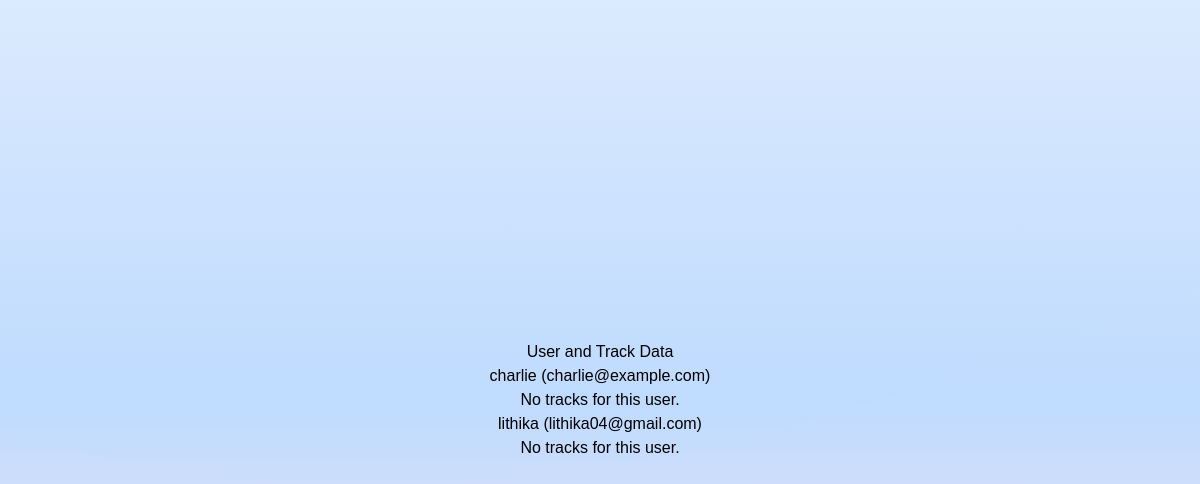
/dashboard/test-data, run on the app's committed database.
### app/models.py (models this page shows, shortened)
class User(UserMixin, db.Model):
    __tablename__ = "users"
    id: so.Mapped[int] = so.mapped_column(primary_key=True)
    username: so.Mapped[str] = so.mapped_column(sa.String(64), index=True, unique=True)
    email: so.Mapped[str] = so.mapped_column(sa.String(120), index=True, unique=True)
    password_hash: so.Mapped[Optional[str]] = so.mapped_column(sa.String(256))
    profile_pic: so.Mapped[Optional[str]] = so.mapped_column(sa.String(255), default='default_profile.jpg')
    name: so.Mapped[Optional[str]] = so.mapped_column(sa.String(100))
    gender: so.Mapped[Optional[str]] = so.mapped_column(sa.String(20))
    dob: so.Mapped[Optional[datetime.date]] = so.mapped_column(sa.Date)
    mobile: so.Mapped[Optional[str]] = so.mapped_column(sa.String(20))
    tracks: so.Mapped[List["Track"]] = so.relationship(back_populates='user', cascade="all, delete")
    playlists: so.Mapped[List["Playlist"]] = so.relationship(back_populates='owner', cascade="all, delete")
    shares_sent: so.Mapped[List["Share"]] = so.relationship(
        back_populates="owner",
        foreign_keys="Share.owner_id",
        cascade="all, delete"
    )
    shares_received: so.Mapped[List["Share"]] = so.relationship(
        back_populates="recipient",
        foreign_keys="Share.recipient_id",
        cascade="all, delete"
    )
    shares_visualised: so.Mapped[List["SharedVisualisation"]] = so.relationship(
        back_populates="sharer",
        foreign_keys="SharedVisualisation.shared_by_id",
        cascade="all, delete"
    )
    received_visualised: so.Mapped[List["SharedVisualisation"]] = so.relationship(
        back_populates="recipient",
        foreign_keys="SharedVisualisation.shared_with_id",
        cascade="all, delete"
    )
    shared_data: so.Mapped[List["SharedData"]] = so.relationship(
        back_populates="user",
        cascade="all, delete"
    )

### app/routes/dashboard.py (the view)
@dashboard_bp.route('/test-data')
def test_data():
    users = User.query.all()
    return render_template('test_data.html', users=users)

### app/templates/test_data.html (shortened to what this page needs)
{% extends "base.html" %}
{% block content %}
    <h1>User and Track Data</h1>
    {% for user in users %}
        <h2>{{ user.username }} ({{ user.email }})</h2>
        <ul>
            {% for track in user.tracks %}
                <li>{{ track.name }} by {{ track.artist }} — {{ track.genre }}</li>
            {% else %}
                <li>No tracks for this user.</li>
            {% endfor %}
        </ul>
    {% else %}
        <p>No users found in the database.</p>
    {% endfor %}
{% endblock %}

### app/static/css/style.css (style rules this page uses)
body { background: linear-gradient(135deg, #8896d8, #ef59a6, #f9a8d4); font-family: 'Arial', sans-serif; height: 100vh; margin: 0; display: flex; justify-content: center; align-items: center; }
body::before { content: ""; position: absolute; top: 0; left: 0; width: 100%; height: 100%; background-size: cover; opacity: 0.2; z-index: 0; }

### data on the page
User: username "charlie", email "charlie@example.com"
User: username "lithika", email "lithika04@gmail.com"
